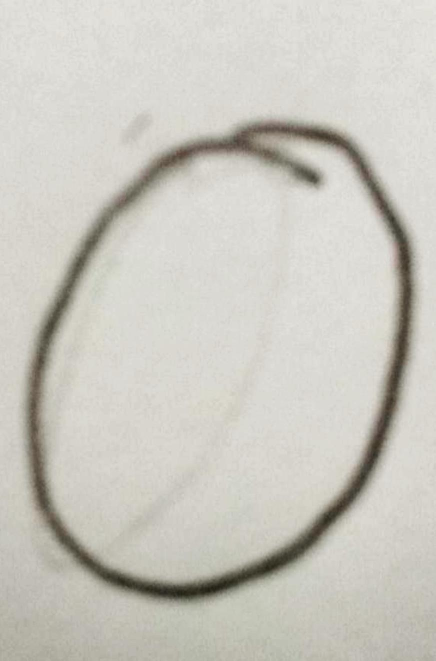
#> input picture Data_Train/0/0   (1).jpg, 871 x 1321 px, given in place of the camera (shown at 1/2 size)
$ python validacionC.py
#> lines starting #> are read from the running program, lines starting #| are printed output that depends on the picture; after the words box and inside, x2 and y2 are one past the last pixel; in counts of white or black regions, pixels touching at a corner belong together
import numpy as np
import cv2
from sklearn.externals import joblib

contMLP=0
contKNN=0
cap = cv2.VideoCapture(0)

while(1):
    ret,frame = cap.read()
#> frame is the input picture: shape (1321, 871, 3); mean B, G, R 192.1, 200, 202
    cv2.imshow("img",frame)
    gray = cv2.cvtColor(frame,cv2.COLOR_BGR2GRAY)
    blur = cv2.medianBlur(gray,7)
    ret,edges = cv2.threshold(blur,0,255,cv2.THRESH_BINARY_INV + cv2.THRESH_OTSU)
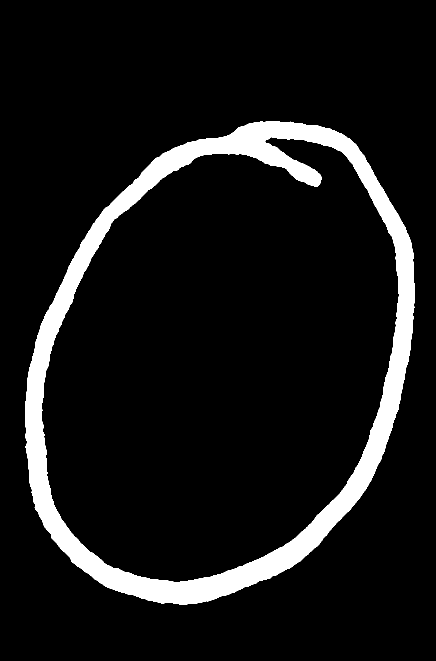
#> edges: shape (1321, 871) (shown at 1/2 size); 8.8% white; 1 white region, box (x1, y1, x2, y2) and area: (50, 242, 830, 1210) 101817
#> ret = 159
    kernel = cv2.getStructuringElement(cv2.MORPH_ELLIPSE,(3,3))
    edges= cv2.morphologyEx(edges, cv2.MORPH_OPEN, kernel)
#> edges: shape (1321, 871); 8.8% white; 1 white region
    #cv2.imshow("edges",edges)
    #cv2.waitKey(0)

    drawing = np.zeros(frame.shape,np.uint8)

    contours, hierarchy = cv2.findContours(edges.copy(),cv2.RETR_EXTERNAL,cv2.CHAIN_APPROX_SIMPLE)
#> contours = 1 contour; box (x1, y1, x2, y2) and area: (50, 242, 830, 1210) 577108
    draw = cv2.drawContours(frame,contours,-1,(0,0,255),3)
    cv2.imshow("contours",draw)
    #cv2.waitKey(0)

    for component in zip(contours,hierarchy):
        currentContour = component[0]
        x,y,w,h = cv2.boundingRect(currentContour)
        #print(x,y,w,h)
        p = cv2.arcLength(currentContour,True)
        epsilon = 0.015*p
        approx = cv2.approxPolyDP(currentContour,epsilon,True)
        lados = len(approx)
        #print(lados)
        #cv2.imshow("lados", draw)
        #cv2.waitKey(0)

        empty = np.zeros((h,w),np.uint8)
        cv2.rectangle(frame,(x,y),(x+w,y+h),(0,0,255),1)
        #print(w,h)
        roi= edges[y:y+h,x:x+w]
        empty[0:h,0:w]=roi
        #cv2.imshow("roi",roi)
        #cv2.imshow("edges", edges)
        #cv2.waitKey(0)
        edges = empty
        #cv2.imshow("empty", edges)
        #cv2.waitKey(0)
        img_resize = cv2.resize(edges,(100,100), interpolation = cv2.INTER_AREA)
        ret, edges_res = cv2.threshold(img_resize,0,255,cv2.THRESH_BINARY + cv2.THRESH_OTSU)
        cv2.imshow("img_resize",img_resize)
        cv2.waitKey(0)

        contours_2,hierarchy_2 = cv2.findContours(edges_res.copy(), cv2.RETR_EXTERNAL,cv2.CHAIN_APPROX_SIMPLE)
        hier = hierarchy[0]
        contornos=hier.shape[0]

        for component_2 in zip(contours_2, hierarchy_2):
            currentContour_2 =  component_2[0]
            ncont=len(currentContour_2)
            x,y,w,h = cv2.boundingRect(currentContour_2)
            M = cv2.moments(currentContour)
            cx = int(M['m10']/M['m00'])
            cy = int(M['m01']/M['m00'])
            A = cv2.contourArea(currentContour_2)
            Rect=A/w*h
            p = cv2.arcLength(currentContour_2,True)
            RA = w/float(h)
            #print(cx,cy,A,p,RA)
            h,w = edges_res.shape
            Hu = cv2.HuMoments(M)
            aS=0
            aI=0
            aR=0
            aL=0
            aT=0
            aCH=0
            aCV=0

            for f in range(int(h/3),int((2*h)/3)):
                for c in range(int(w)):
                    if(edges_res[f,c]==255):
                        aCH+=1
            for f in range(h):
                for c in range(int(w/3),int((2*w)/3)):
                    if(edges_res[f,c]==255):
                        aCV+=1
            for f in range(int(h/2)):
                for c in range(w):
                    if(edges_res[f,c]==255):
                        aS+=1
            for f in range(int(h)):
                for c in range(int(w/2)):
                    if(edges_res[f,c]==255):
                        aL+=1
            for f in range(h):
                for c in range(int(w/2),int(w)):
                    if(edges_res[f,c]==255):
                        aR+=1
            aT=np.count_nonzero(edges_res)
            Comp = aT/float(p*p)

            VectorCarac = np.array([Hu[0][0],Hu[1][0]])
            sample= VectorCarac.reshape(1,-1)
#> (the run stopped early here; a loop or call above may not have finished)

$ run again, on Data_Train/0/0   (10).jpg
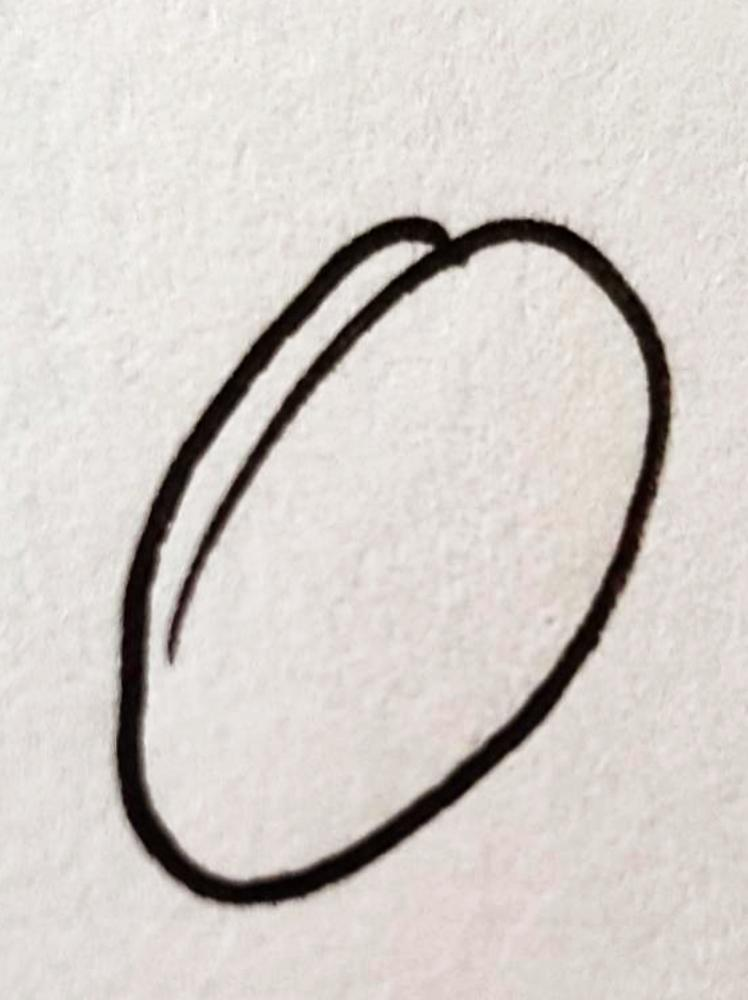
#> input picture Data_Train/0/0   (10).jpg, 748 x 1000 px, given in place of the camera
#> frame is the input picture: shape (1000, 748, 3); mean B, G, R 202.4, 206.6, 212.3
#> `ret,edges = cv2.threshold(blur,0,255,cv2.THRESH_BINARY_INV + cv2.THRES..`:
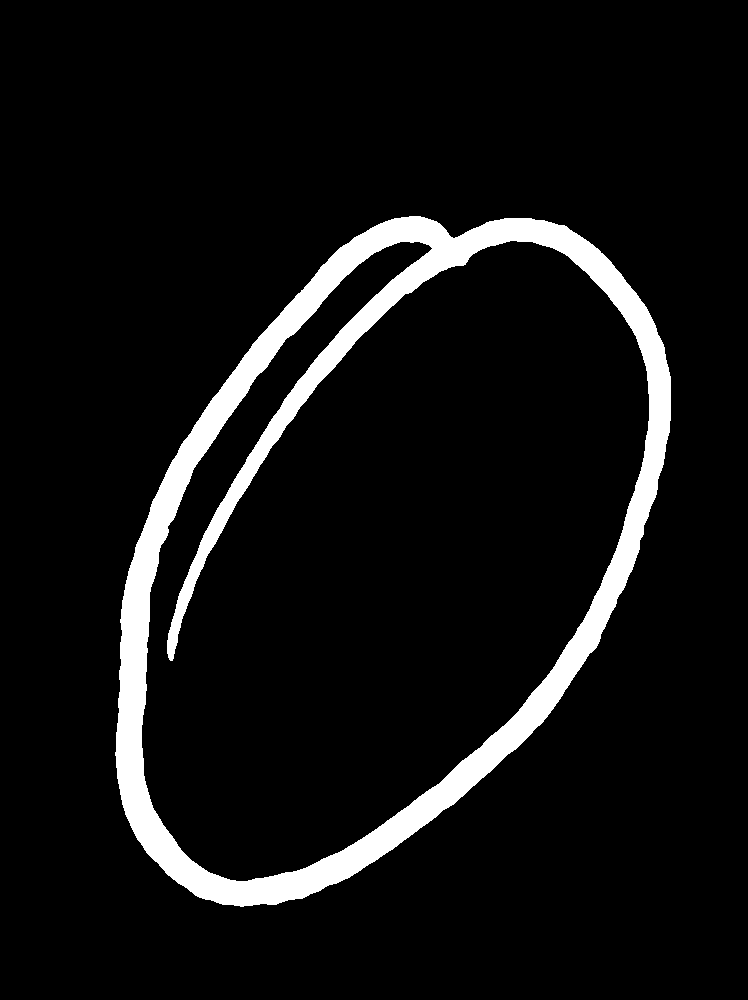
#> edges: shape (1000, 748); 7.4% white; 1 white region, box (x1, y1, x2, y2) and area: (115, 216, 671, 907) 55147
#> `ret,edges = cv2.threshold(blur,0,255,cv2.THRESH_BINARY_INV + cv2.THRES..`: ret = 127
#> contours = 1 contour; box (x1, y1, x2, y2) and area: (115, 216, 671, 907) 271032

$ run again, on Data_Train/0/0   (11).jpg
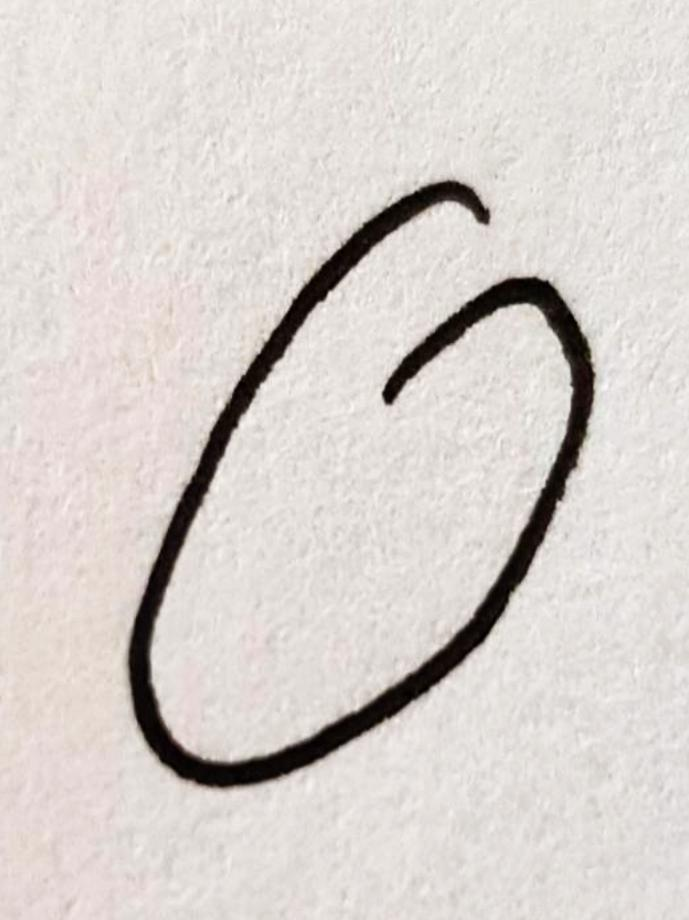
#> input picture Data_Train/0/0   (11).jpg, 689 x 920 px, given in place of the camera
#> frame is the input picture: shape (920, 689, 3); mean B, G, R 206.2, 210, 216.2
#> `ret,edges = cv2.threshold(blur,0,255,cv2.THRESH_BINARY_INV + cv2.THRES..`:
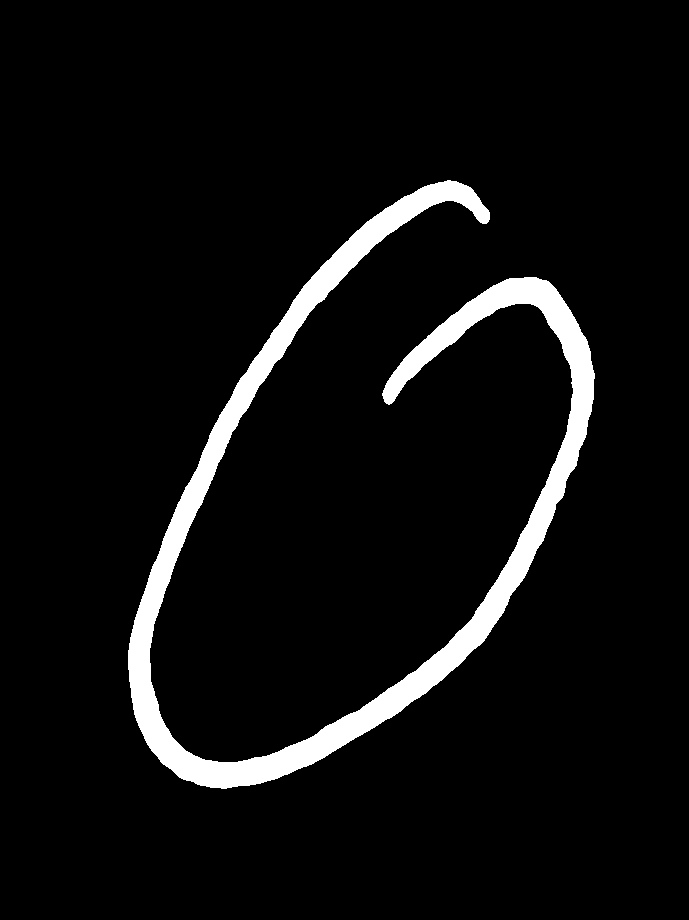
#> edges: shape (920, 689); 5.8% white; 1 white region, box (x1, y1, x2, y2) and area: (128, 180, 595, 789) 37064
#> `ret,edges = cv2.threshold(blur,0,255,cv2.THRESH_BINARY_INV + cv2.THRES..`: ret = 125
#> contours = 1 contour; box (x1, y1, x2, y2) and area: (128, 180, 595, 789) 35590

$ run again, on Data_Train/0/0   (12).jpg
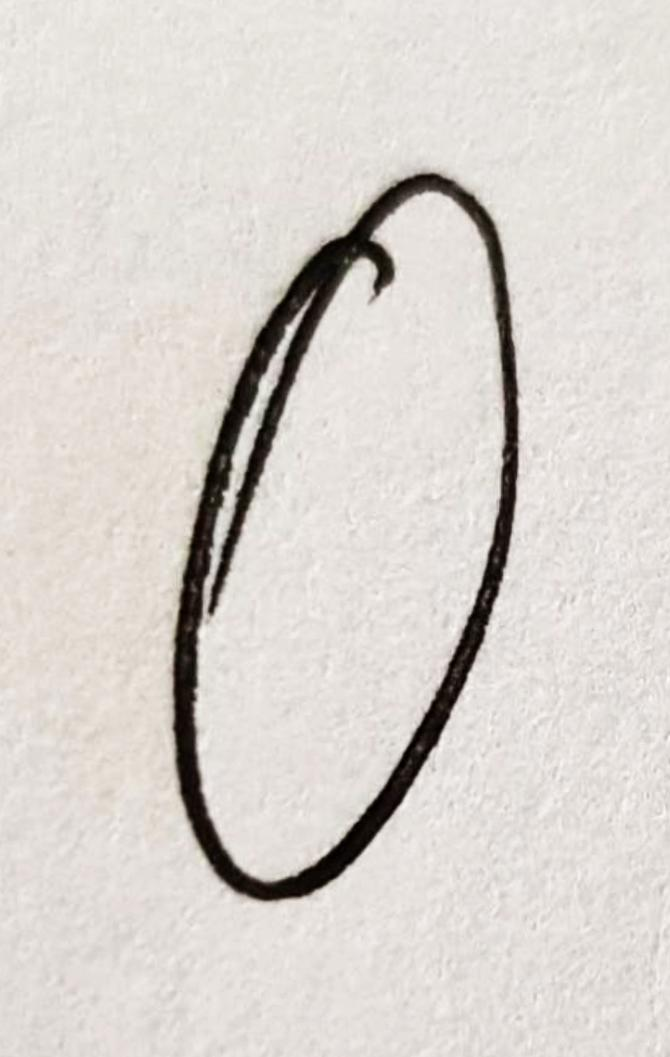
#> input picture Data_Train/0/0   (12).jpg, 670 x 1057 px, given in place of the camera
#> frame is the input picture: shape (1057, 670, 3); mean B, G, R 207.4, 212.1, 217.3
#> `ret,edges = cv2.threshold(blur,0,255,cv2.THRESH_BINARY_INV + cv2.THRES..`:
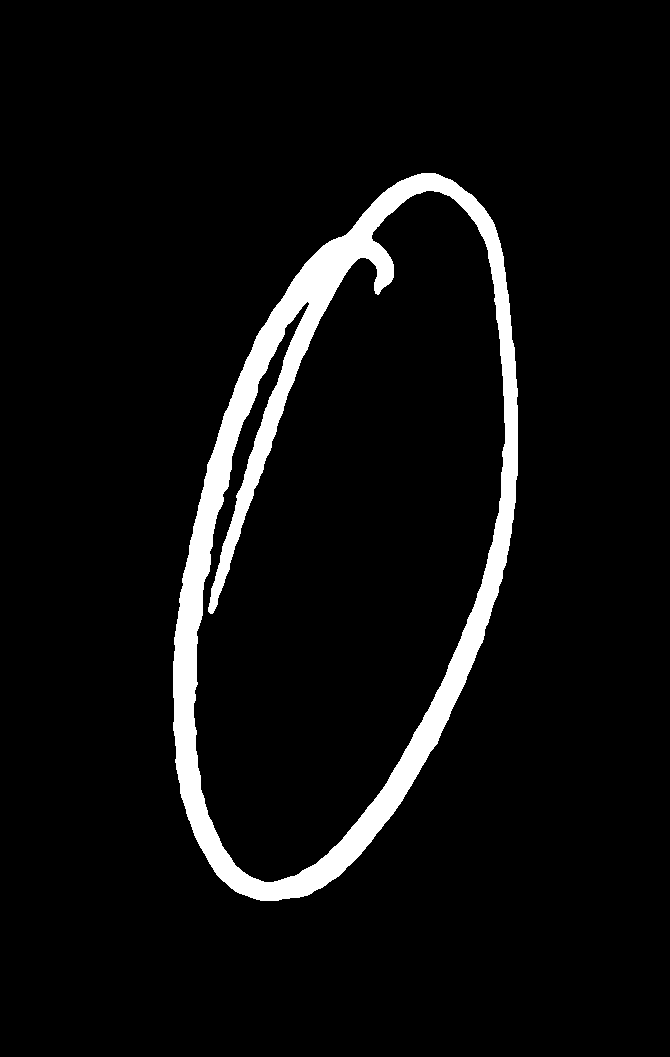
#> edges: shape (1057, 670); 5.7% white; 1 white region, box (x1, y1, x2, y2) and area: (173, 173, 518, 901) 40437
#> `ret,edges = cv2.threshold(blur,0,255,cv2.THRESH_BINARY_INV + cv2.THRES..`: ret = 129
#> contours = 1 contour; box (x1, y1, x2, y2) and area: (173, 173, 518, 901) 178172
